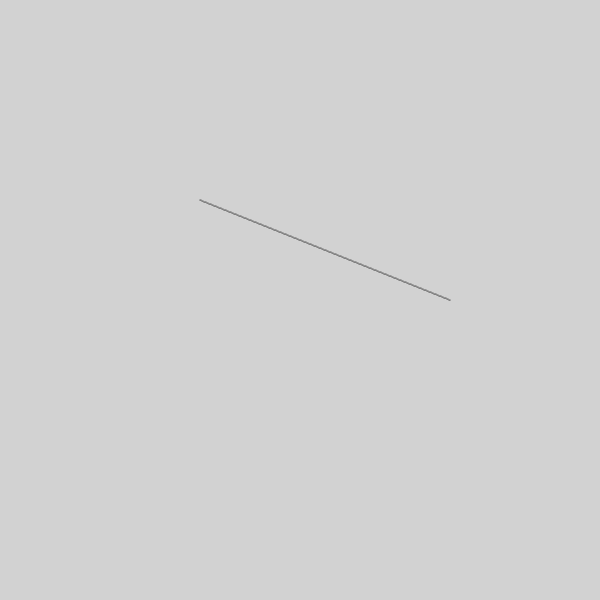
Frame 1 (no input)
Frame 2 (the mouse pressed at the canvas centre, redrawn once): identical to frame 1, image omitted

The p5.js sketch that drew this single still picture (run headless with seeded random() and noise() and a simulated clock; the mouse was pressed at the canvas centre and the sketch redrawn once):

// p5.js sketch
// ── sketch.js
var canvas;

function centerCanvas() {
  var x = (windowWidth - width) / 2;
  var y = (windowHeight - height) / 2;
  canvas.position(x, y);
}

function setup() {
   canvas = createCanvas(600, 600);
   centerCanvas();
 }

 const start_point = {
   x:200, y:200
 }

 const end_point = {
   x:450, y:300
}
 
 function draw() {
   noLoop();
   background(210);
   stroke(0);
   BLA(start_point, end_point)
 }
 
 function BLA(start_point,end_point){
   let dx= end_point.x - start_point.x;
   let dy = end_point.y -start_point.y;
   
   let slope = Math.abs(dy/dx);
   
   // initial decision parameter
   let decision_parameter = slope < 1 ? 2*dy-dx : 2*dx-dy; 
   
   for(x=start_point.x, y=start_point.y; x<=end_point.x && y<=end_point.y; slope < 1 ? x++: y++){
     point(x,y);

     if(decision_parameter < 0) {
       decision_parameter += slope < 1 ? 2*dy : 2*dx
     } 
     else {
       slope < 1 ? y++ : x++
       decision_parameter += slope < 1 ? 2*dy-2*dx : 2*dx-2*dy
     }
   }
 }


 function windowResized() {
   centerCanvas();
 }
 
